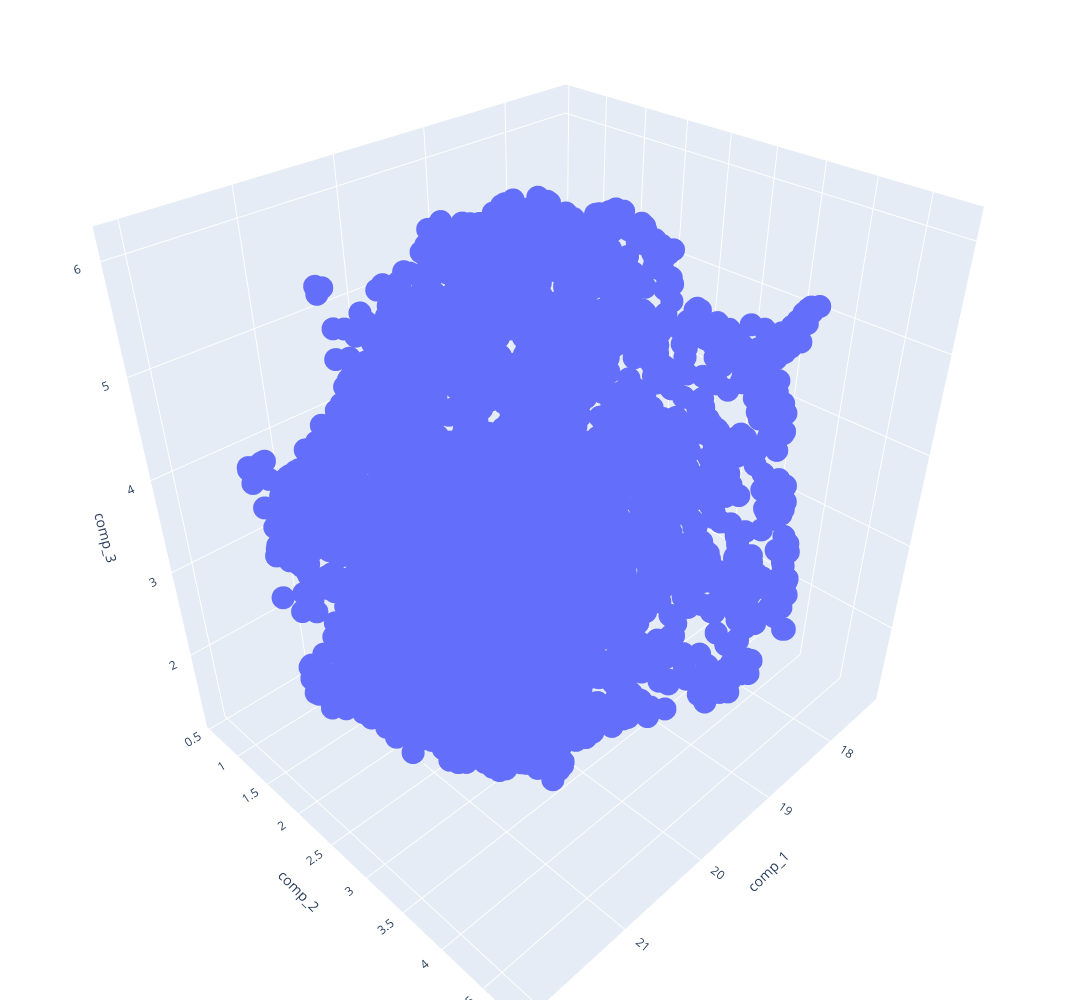

Notebook code for this chart:
### Code cell
### plot the UMAP produced data in 3-D 
fig =  px.scatter_3d(
    data_frame=sbert_df,
  x="comp_1",
  y="comp_2",
  z="comp_3",
  hover_name="title",
  hover_data=["url"],
  width=1200,
  height=1000,
)
fig.update_layout(margin=dict(l=-0, r=-0, b=0, t=0))
fig.show()

### Figure 1 — Plotly figure (JSON) as saved in the notebook; plotly's stock layout.template omitted (floating-point values rounded to 4 significant figures; data arrays with more than 128 entries replaced by an {"elided": "..."} marker saying what was removed)
{"data": [{"customdata": {"elided": "3508x1 str values"}, "hovertemplate": "<b>%{hovertext}</b><br><br>comp_1=%{x}<br>comp_2=%{y}<br>comp_3=%{z}<br>url=%{customdata[0]}<extra></extra>", "hovertext": {"elided": "3508 str values"}, "legendgroup": "", "marker": {"color": "#636efa", "symbol": "circle"}, "mode": "markers", "name": "", "scene": "scene", "showlegend": false, "type": "scatter3d", "x": {"elided": "3508 float values"}, "y": {"elided": "3508 float values"}, "z": {"elided": "3508 float values"}}], "layout": {"height": 1000, "legend": {"tracegroupgap": 0}, "margin": {"b": 0, "l": 0, "r": 0, "t": 0}, "scene": {"domain": {"x": [0, 1], "y": [0, 1]}, "xaxis": {"title": {"text": "comp_1"}}, "yaxis": {"title": {"text": "comp_2"}}, "zaxis": {"title": {"text": "comp_3"}}}, "width": 1200}}
